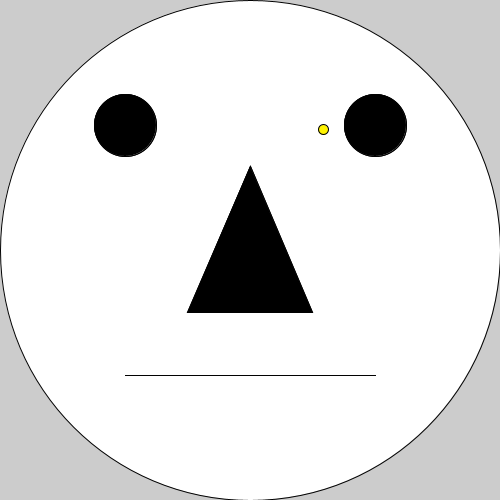
Frame 1 (no input)
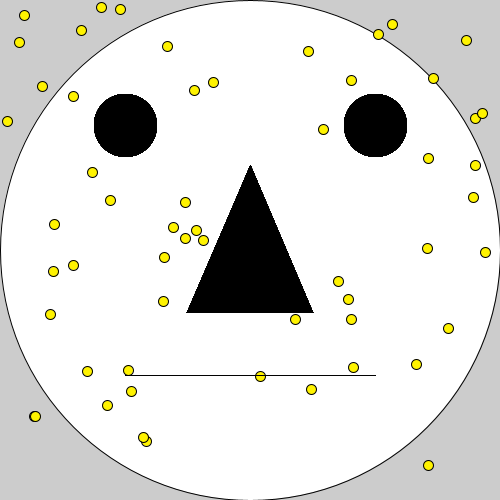
Frame 60 (the mouse pressed at the canvas centre just before this capture)
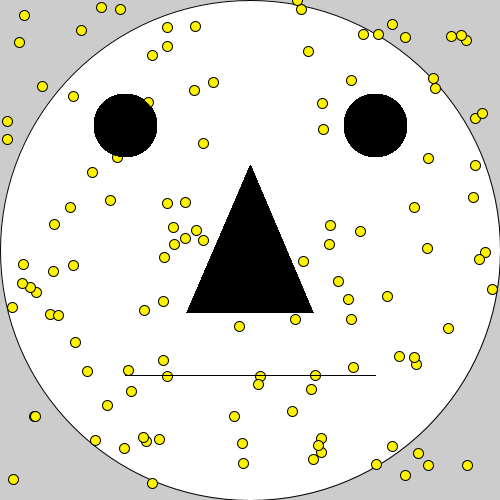
Frame 120 (the mouse held since frame 60 and released just before this capture)

The Processing sketch that drew these frames (run headless with seeded random() and noise(); from frame 60 on, the mouse is pressed at the canvas centre):

// Processing sketch: happy_face_static_pde
// ── happy_face_static_pde.pde
// Global Variables
int leftEyeX,leftEyeY,rightEyeX,rightEyeY,eyeDiameter;
float nose1X,nose1Y,nose2X,nose2Y,nose3X,nose3Y;
int mouthLeftX,mouthLeftY,mouthRigthX, mouthRightY,measleDiameter;
void setup() {
  size(500, 500);

  leftEyeX = width*1/4;
  leftEyeY = height*1/4;
  rightEyeX = width*3/4;
  rightEyeY = leftEyeY;
  eyeDiameter = width*1/8;
   nose1X = width*1/2;
   nose1Y = height*1/3;
   nose2X = width*2.5/4;
   nose2Y = height*2.5/4;
   nose3X = width*1.5/4;
   nose3Y = height*2.5/4;
   mouthLeftX = width*1/4;
   mouthLeftY = height*3/4;
   mouthRigthX = width*3/4;
   mouthRightY = mouthLeftY;
  measleDiameter = width*1/50; 

  ellipse(width*1/2, height*1/2, width, height); // Face - Circle
  ellipse(leftEyeX, leftEyeY, eyeDiameter, eyeDiameter);
  ellipse(rightEyeX, rightEyeY, eyeDiameter, eyeDiameter);
  triangle(nose1X, nose1Y, nose2X, nose2Y, nose3X, nose3Y);
  line (mouthLeftX, mouthLeftY, mouthRigthX, mouthRightY);

}

void draw() {
  color black= #000000;
  fill(black);
  fill(#FFF300); 
  ellipse(random(width), random(height), measleDiameter, measleDiameter);
  fill(#000000); 
  stroke(1); 

  ellipse(leftEyeX, leftEyeY, eyeDiameter, eyeDiameter);
  ellipse(rightEyeX, rightEyeY, eyeDiameter, eyeDiameter);
  triangle(nose1X, nose1Y, nose2X, nose2Y, nose3X, nose3Y);
  line(mouthLeftX, mouthLeftY, mouthRigthX, mouthRightY);

}
